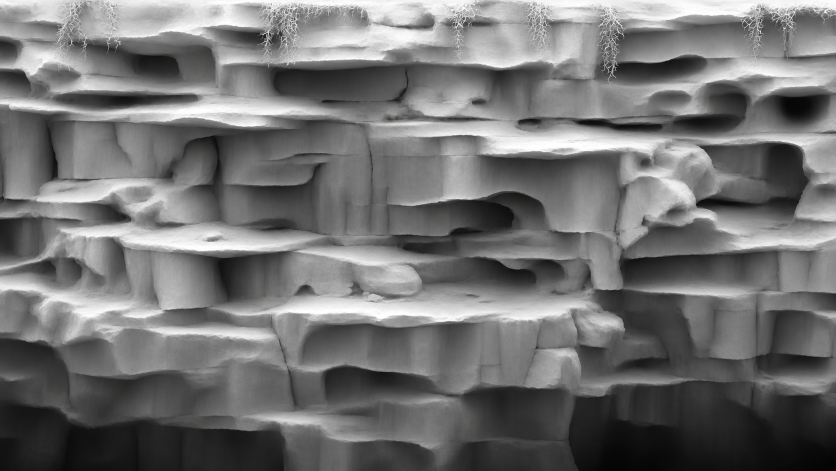
#> input picture assets-src/eye/mat/src/shaftwall-h.png, 1672 x 941 px, found by its file name (shown at 1/2 size)
$ python make-wall.py
#> lines starting #> are read from the running program, lines starting #| are printed output that depends on the picture
# Makes src/places/breath/land/wallplate.ts from the relief of the shaft wall plate (public/assets/breath/mat/shaftwall-h.png):
# two grids at 12.5 cm a cell, 8 bits each. `height` is the relief blurred (it is a guess at form that reads as a lit clay model: the folds
# go, the ribs and the alcoves under them stay). `open` is how much of the sky overhead each cell of the wall can see past the ribs above it,
# swept up the blurred relief as a height field: the top of a rib is open, the wall under a rib is shut.
# Run from the repository root: python3 assets-src/breath/land/make-wall.py
import base64
import sys
import numpy as np
from PIL import Image, ImageFilter

W, H = 480, 270
# Metres the relief stands for, white minus black, as the wall is built from it (land/wall.ts must use the same).
REACH = 7.0
CELL = 60.0 / W
im = Image.open('public/assets/breath/mat/shaftwall-h.png').convert('L')
im = im.filter(ImageFilter.GaussianBlur(4)).resize((W, H), Image.LANCZOS)
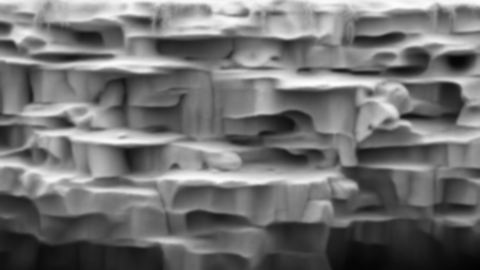
#> im: PIL image 480x270 L; min 2, max 252, mean 114
f = np.asarray(im, dtype=np.float32) / 255
h = f * REACH
# Sky seen from each cell: the steepest rise toward any cell above it shuts the sky off from the zenith down.
steep = np.zeros_like(h)
for k in range(1, 90):
    above = np.roll(h, k, axis=0)
    above[:k, :] = h[:k, :] * 0 + h[0:1, :]
    steep = np.maximum(steep, (above - h) / (k * CELL))
#> this loop made 89 passes
#> pass 1, `steep = np.maximum(steep, (above - h) / (k * CELL))`:
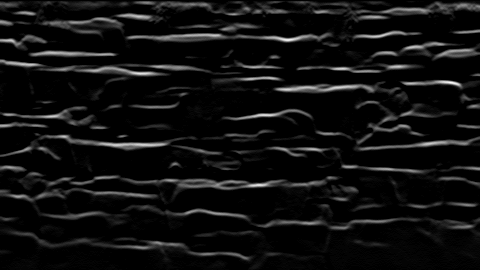
#> steep: shape (270, 480) float32; min 0, max 12.74, mean 0.795; drawn with min black and max white
#> after the loop:
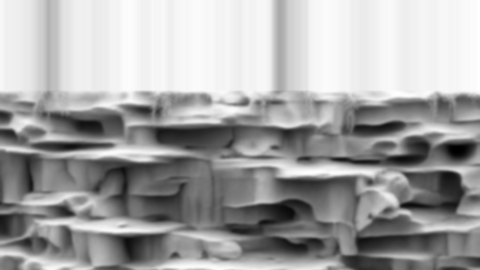
#> above: shape (270, 480) float32; min 0.192, max 6.92, mean 4.54; drawn with min black and max white
#> after the loop:
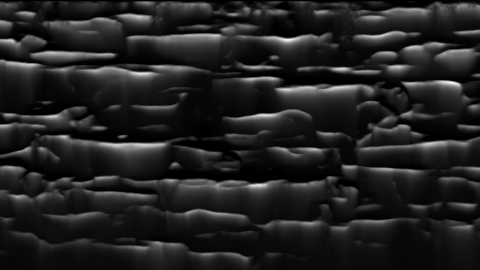
#> steep: shape (270, 480) float32; min 0, max 12.74, mean 1.7; drawn with min black and max white
angle = np.arctan(np.maximum(steep, 0))
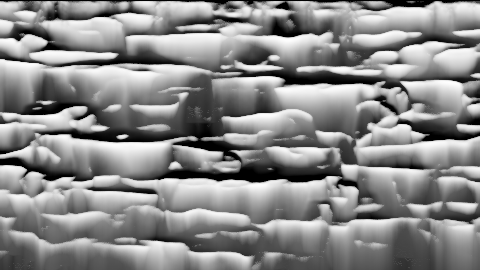
#> angle: shape (270, 480) float32; min 0, max 1.49, mean 0.809; drawn with min black and max white
open_ = np.cos(angle) ** 2
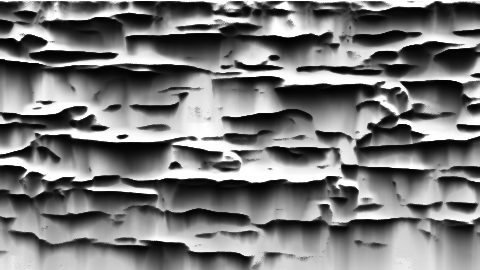
#> open_: shape (270, 480) float32; min 0.00613, max 1, mean 0.477
open_img = Image.fromarray(np.clip(open_ * 255, 0, 255).astype(np.uint8)).filter(ImageFilter.GaussianBlur(1.2))
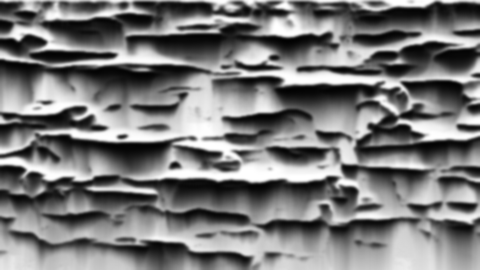
#> open_img: PIL image 480x270 L; min 2, max 255, mean 121
o = np.asarray(open_img, dtype=np.uint8)
a = np.clip(np.round(f * 255), 0, 255).astype(np.uint8)
print('height mean %.3f p5 %.3f p25 %.3f p50 %.3f p75 %.3f p95 %.3f' % ((a.mean() / 255,) + tuple(np.percentile(a, q) / 255 for q in (5, 25, 50, 75, 95))))
#| height mean 0.447 p5 0.114 p25 0.282 p50 0.439 p75 0.588 p95 0.851
print('open mean %.3f p5 %.3f p50 %.3f p95 %.3f' % ((o.mean() / 255,) + tuple(np.percentile(o, q) / 255 for q in (5, 50, 95))))
#| open mean 0.475 p5 0.047 p50 0.475 p95 0.933
if len(sys.argv) > 1:
    Image.fromarray(np.concatenate([a, o], axis=1)).save(sys.argv[1])

def block(name, data):
#> called with name = 'WALL_RELIEF'
    text = base64.b64encode(data.tobytes()).decode('ascii')
    lines = [text[i:i + 160] for i in range(0, len(text), 160)]
#> lines = 1080 items
    return ['export const %s =' % name] + ["  '%s'%s" % (l, ' +' if i < len(lines) - 1 else ';') for i, l in enumerate(lines)]

out = [
    '// The relief of the shaft wall plate (public/assets/breath/mat/shaftwall-h.png) at 12.5 cm a cell, 8 bits, row by row from the top:',
    '// its height, blurred, and how much of the sky overhead each cell sees past the ribs above it.',
    '// Made by assets-src/breath/land/make-wall.py: do not edit by hand.',
    'export const WALL_WIDTH = %d;' % W,
    'export const WALL_HEIGHT = %d;' % H,
    '/** Metres the plate is wide: 60 m, so 33.75 m tall. */',
    'export const WALL_METRES = 60;',
    '/** Metres from the black of the relief to its white. */',
    'export const WALL_REACH = %.1f;' % REACH,
]
out += block('WALL_RELIEF', a) + block('WALL_OPEN', o)
#> out = 2171 items
open('src/places/breath/land/wallplate.ts', 'w').write('\n'.join(out) + '\n')

$ run again, with assets-src/eye/mat/src/cliff.png copied over assets-src/eye/mat/src/shaftwall-h.png
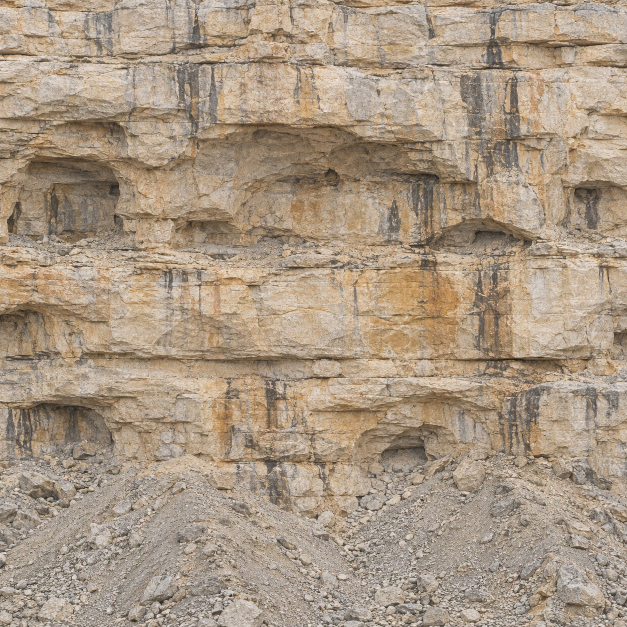
#> input picture assets-src/eye/mat/src/cliff.png, 1254 x 1254 px, found by its file name (shown at 1/2 size)
#> after the loop `for k in range(1, 90):`:
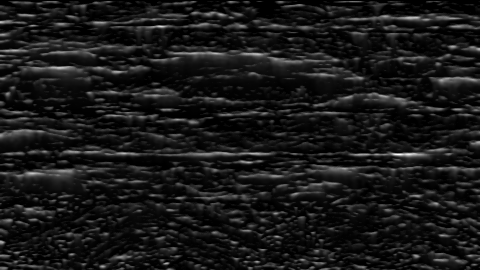
#> steep: shape (270, 480) float32; min 0, max 10.98, mean 1.06; drawn with min black and max white
#> `open_img = Image.fromarray(np.clip(open_ * 255, 0, 255).astype(np.uint..`:
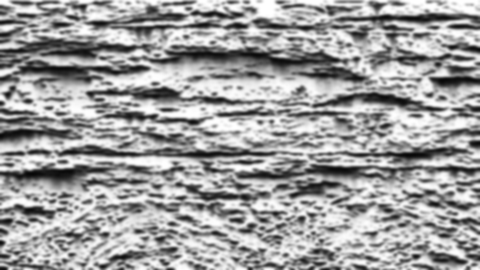
#> open_img: PIL image 480x270 L; min 7, max 255, mean 158.7
#| height mean 0.604 p5 0.424 p25 0.553 p50 0.620 p75 0.667 p95 0.733
#| open mean 0.622 p5 0.173 p50 0.663 p95 0.953
#> lines = 1080 items
#> out = 2171 items
